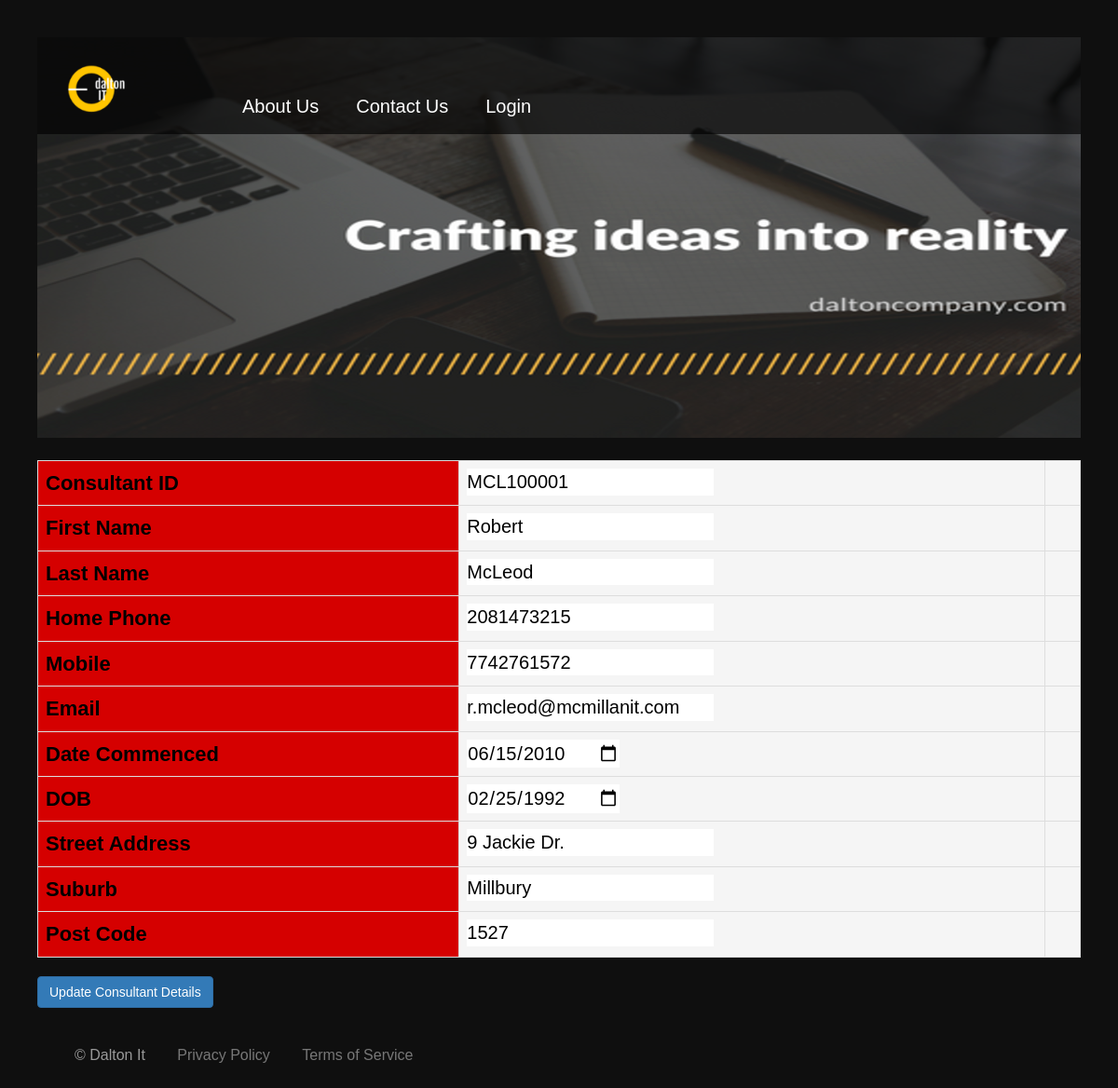
The app's page /php/editConsultant.php?ID=MCL100001 with its own data.
### tables this page shows
Create Table If Not Exists D_Consultant
(
 Consultant_Id				Char(9)		Not Null,
 First_Name				VarChar(20) 	Not Null,
 Last_Name					VarChar(20)	Not Null,
 Home_Phone				Char(10)		Not Null,
 Mobile					Char(10),
 Email 					VarChar(40)	Not Null,
 Date_Commenced				Date 			Not Null,
 DOB						Date 			Not Null,
 Street_Address 				VarChar(40)	Not Null,
 Suburb 					VarChar(30)	Not Null,
 Post_Code 				SmallInt(4)	Not Null,
 Constraint Consultant_pk Primary Key (Consultant_Id)
);

### DAL/db_functions.php (called while the page is built, shortened)
<?php
$dbConnection = NULL;
function readQuerySingle( $table, $column, $colValue, $colType ) {
	global $numRecords, $dbConnection, $stmt;
	$sqlStr = NULL;
	if ( $colType === "numeric" ) {
		$sqlStr = "SELECT * FROM " . $table . " WHERE " . $column . " = " . $colValue . ";";
	} else {
		$sqlStr = "SELECT * FROM " . $table . " WHERE " . $column . " = '" . $colValue . "';";
	}
	try {
		$stmt = $dbConnection->query( $sqlStr );
	} catch ( PDOException $error ) {
		echo "An Error occured: " . $error->getMessage();
	}
}
?>

### php/editConsultant.php (the view, shortened to what this page needs)
<!doctype html>
<html>
<head>
	<link rel="stylesheet" href="https://maxcdn.bootstrapcdn.com/bootstrap/3.3.7/css/bootstrap.css">
	<link rel="stylesheet" href="../css/screen.css" type="text/css">
</head>
<body>
	<div id="page">
		<header>
			<a class="logo" title="Dalton It" href="index.php"><span>Dalton It</span></a>
		</header>
		<?php
		require_once( "../DAL/db_functions.php" );
		require_once( "../BLL/validate_data.php" );
		$strConsultant_Id = $strFirst_name = $strLast_name = $strHome_Phone = "";
		$strMobile = $strEmail = $strDate_Commenced = $strDOB = $strStreet_Address = "";
		$strSuburb = $strPost_Code = "";
		if ( isset( $_POST[ 'submit' ] ) ) {
			validateConsultant( "addRecord" );
		} else {
			if ( isset( $_GET[ 'ID' ] ) ) {
				$strConsultant_Id = $_GET[ 'ID' ];
			}
			readQuerySingle( "d_consultant", "Consultant_Id", $strConsultant_Id, "nonnumeric" );
			if ( $numRecords == 0 ) {
				echo "<span class='error'>No matching Consultant records found</span>";
			} else {
				$arrRows = $stmt->fetch( PDO::FETCH_ASSOC );
				$strConsultant_Id = $arrRows[ "Consultant_Id" ];
				$strFirst_name = $arrRows[ "First_Name" ];
				$strLast_name = $arrRows[ "Last_Name" ];
				$strHome_Phone = $arrRows[ "Home_Phone" ];
				$strMobile = $arrRows[ "Mobile" ];
				$strEmail = $arrRows[ "Email" ];
				$strDate_Commenced = $arrRows[ "Date_Commenced" ];
				$strDOB = $arrRows[ "DOB" ];
				$strStreet_Address = $arrRows[ "Street_Address" ];
				$strSuburb = $arrRows[ "Suburb" ];
				$strPost_Code = $arrRows[ "Post_Code" ];
			}
		}
		echo "<form action='editConsultant.php' method='POST'>";
		echo "<table class='table table-bordered table-stripped'>";
		echo "<tr><th>Consultant ID</th>";
		echo "<td><input type='text' name='strConsultant_Id' size='20' value='" . $strConsultant_Id . "'/><td>";
		echo "</tr>";
		echo "<tr><th>First Name</th>";
		echo "<td><input type='text' name='strFirst_name' size='20' value='" . $strFirst_name . "' /><td>";
		echo "</tr>";
		echo "<tr><th>Last Name</th>";
		echo "<td><input type='text' name='strLast_name' size='20' value='" . $strLast_name . "' /><td>";
		echo "</tr>";
		echo "<tr><th>Home Phone</th>";
		echo "<td><input type='text' name='strHome_Phone' size='20' value='" . $strHome_Phone . "' /><td>";
		echo "</tr>";
		echo "<tr><th>Mobile</th>";
		echo "<td><input type='text' name='strMobile' size='20' value='" . $strMobile . "' /><td>";
		echo "</tr>";
		echo "<tr><th>Email</th>";
		echo "<td><input type='text' name='strEmail' size='20' value='" . $strEmail . "' /><td>";
		echo "</tr>";
		echo "<tr><th>Date Commenced</th>";
		echo "<td><input type='date' name='strDate_Commenced' size='20' value='" . $strDate_Commenced . "' /><td>";
		echo "</tr>";
		echo "<tr><th>DOB</th>";
		echo "<td><input type='date' name='strDOB' size='20' value='" . $strDOB . "' /><td>";
		echo "</tr>";
		echo "<tr><th>Street Address</th>";
		echo "<td><input type='text' name='strStreet_Address' size='20' value='" . $strStreet_Address . "' /><td>";
		echo "</tr>";
		echo "<tr><th>Suburb</th>";
		echo "<td><input type='text' name='strSuburb' size='20' value='" . $strSuburb . "' /><td>";
		echo "</tr>";
		echo "<tr><th>Post Code</th>";
		echo "<td><input type='text' name='strPost_Code' size='20' value='" . $strPost_Code . "' /><td>";
		echo "</tr>";
		echo "<tr></tr></table>";
		echo "<input type='submit' class='btn btn-primary' name='submit' value='Update Consultant Details' /></form>";
		?>
		<nav>
			<ul>
				<li>
					<a title="About Us" href="html/aboutUs.html">About Us</a>
				</li>
				<li>
					<a title="Contact Us" href="html/contactUs.html">Contact Us</a>
				</li>
				<?php
				require_once( "../DAL/db_functions.php" );
				if ( !isset( $_COOKIE[ 'Dalton_IT_auth' ] ) ) {
					echo "<li>";
					echo "<a title='Login' href='html/loginPage.php'>Login</a>";
					echo "</li>";
				}
				?>
			</ul>
		</nav>
		<footer>
			&copy; Dalton It
			<div class="content">
				<a title="Privacy Policy" href="#">Privacy Policy</a>
				<a title="Terms of Service" href="#">Terms of Service</a>
			</div>
		</footer>
</body>
</html>

### css/screen.css (style rules this page uses)
body { font-family: 'Open Sans', sans-serif; font-size: 16px; font-weight: 300; color: #B6B6B6; margin: 0; padding: 0; }
#page { max-width: 1200px; margin: 0 auto; position: relative; }
a { color: #007eff; }
header { height: 430px; background: #cf0004 url(../images/bannerDaltonIt.png) no-repeat center bottom; position: relative; }
header a.logo { z-index: 1; position: absolute; display: block; width: 160px; height: 100px; background: url(../images/logov2.png) no-repeat; background-size: contain; top: 5px; left: 20px; }
body { background-color: #0F0F0F; font-family: "Titillium Web", sans-serif; }
@media screen and (min-width : 40.000em ) { body { font-size: 1.25em; } }
body { padding: 2em; }
* { -webkit-box-sizing: inherit; box-sizing: inherit; }
html { -webkit-box-sizing: border-box; box-sizing: border-box; font-size: 100%; height: 100%; }
a { color: #eee; outline: 0; text-decoration: none; }
input { background-image: none; border: 0; color: inherit; font: inherit; margin: 0; outline: 0; padding: 0; -webkit-transition: background-color 0.3s; transition: background-color 0.3s; }
input[type='submit'] { cursor: pointer; }
td { font-size: 1em; border:1px solid black; padding:3px 7px 2px 7px; }
th { font-size:1.1em; text-align:left; padding-top:5px; padding-bottom:4px; background-color:#d50000; color:black; }
tr td { color:black; background-color:whitesmoke; }
nav { background-color: rgba(0,0,0,.65); position: absolute; top: 0px; left: 0px; padding: 50px 0 0 0; width: 100%; }
nav::after { content: ""; display: block; clear: both; }
nav ul { list-style: none; margin: 0; padding: 0px; }
nav ul li a { display: inline-block; color: #fff; padding: 10px 20px; text-decoration: none; width: 125px; position: relative; }
nav > ul { padding-left: 200px; }
nav > ul > li { float: left; }
nav > ul > li > a { width: auto; padding: 10px 20px 15px 20px; }
footer { font-size: .8em; margin: 40px; color: #999; }
footer .content { display: inline; }
footer a { margin-left: 30px; color: #777; }

### records on screen
d_consultant: strConsultant_Id "MCL100001", strFirst_name "Robert", strLast_name "McLeod", strHome_Phone "2081473215", strMobile "7742761572", strEmail "r.mcleod@mcmillanit.com", strDate_Commenced "06/15/2010", strDOB "02/25/1992", strStreet_Address "9 Jackie Dr.", strSuburb "Millbury", strPost_Code "1527"
